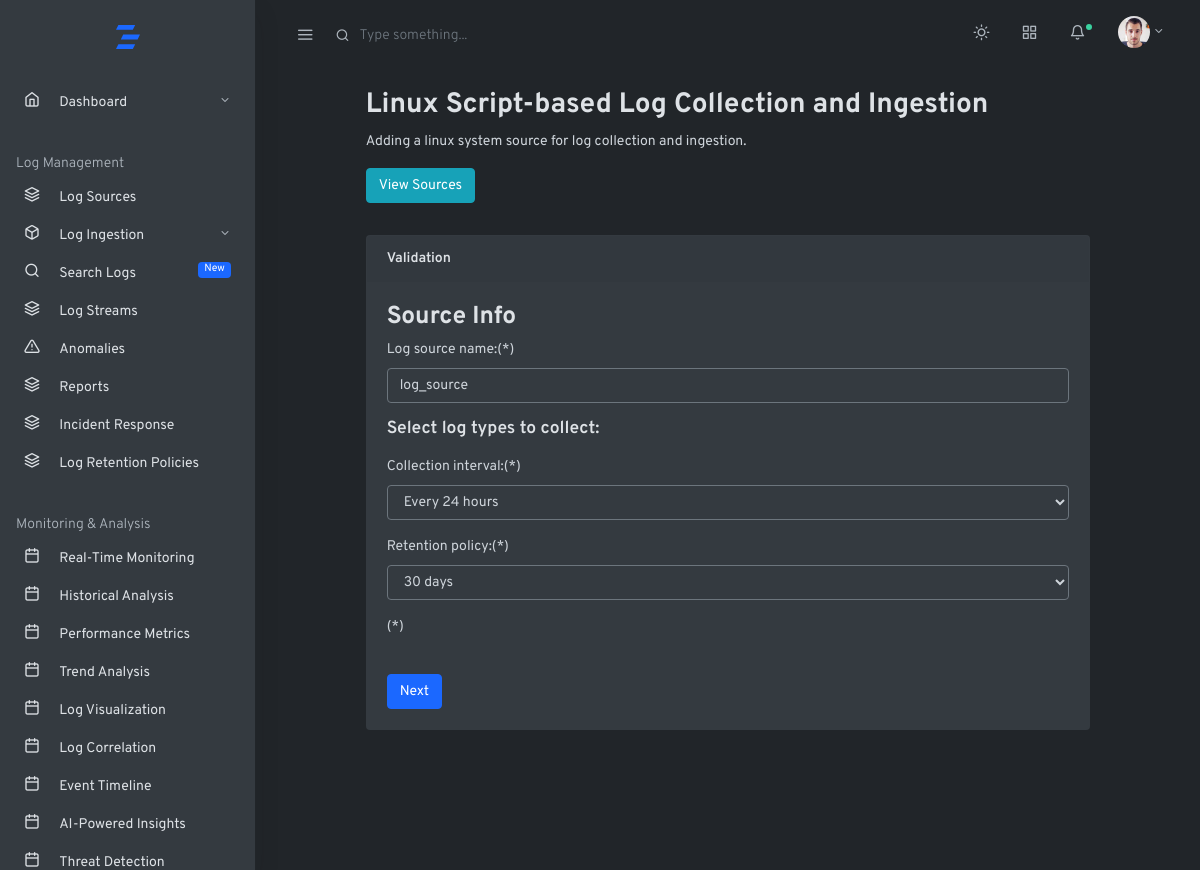
/home/linux/form/, run on an earlier commit of the app's database.
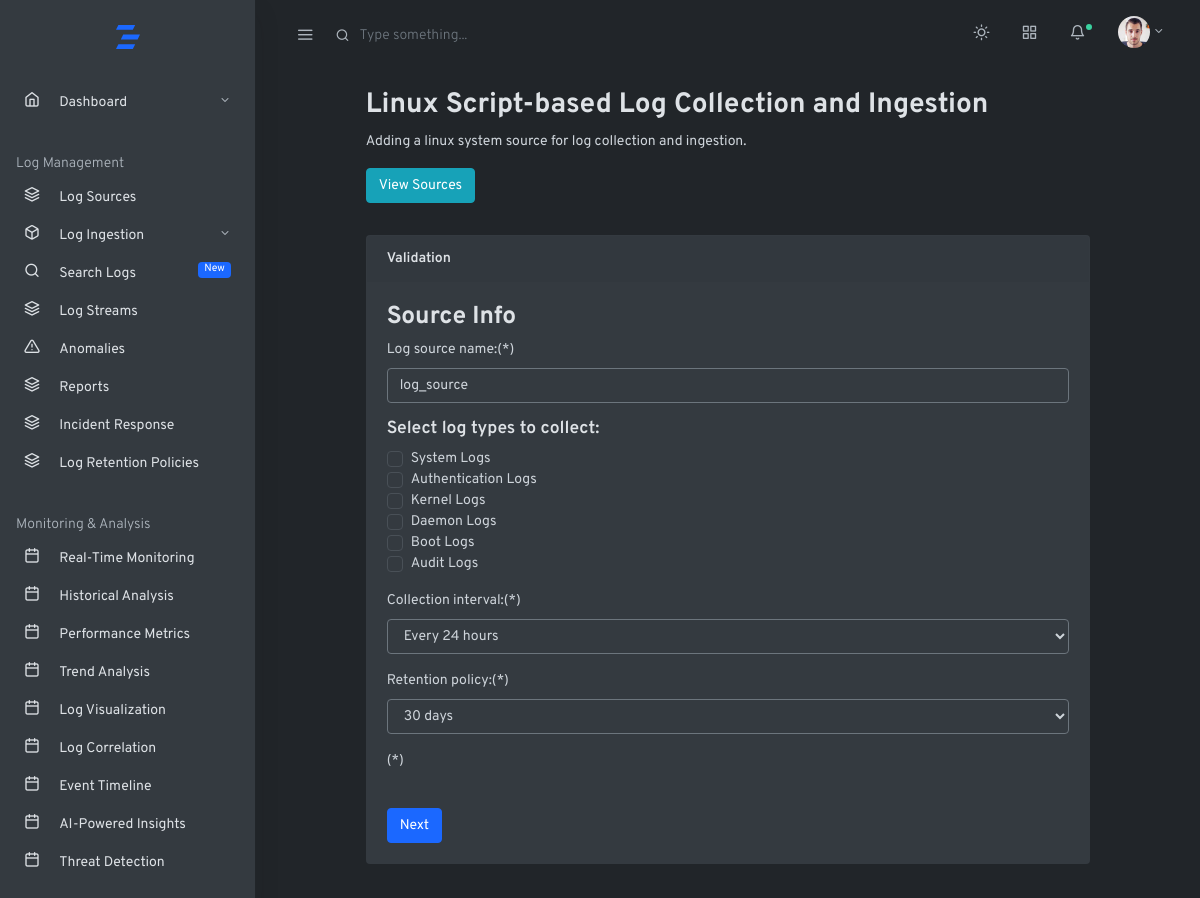
And on a later commit of the database.
### log_management_app/models.py (models this page shows)
class LinuxLogType(models.Model):
    name = models.CharField(max_length=20, unique=True)
    def __str__(self):
        return self.name

### log_management_app/views.py (the view)
# urls.py: path('home/linux/form/',views.stream_linux_host_logs,name='stream_linux_host_logs'),
def stream_linux_host_logs(request):
    if request.method=='POST':
        log_source_form=LinuxLogSourceForm(request.POST)
        if log_source_form.is_valid():
            log_source_form=log_source_form.save()
            return redirect('logsources')
    else:
        log_source_form=LinuxLogSourceForm()
    context={
        'log_source_form':log_source_form,
        }
    return render(request,'baseapp/logingestion/systemlogs/linux/stream_linux_logsform.html',context)

### log_management_app/forms.py
class LinuxLogSourceForm(forms.ModelForm):
    log_type = forms.ModelMultipleChoiceField(
        queryset=LinuxLogType.objects.all(),
        widget=forms.CheckboxSelectMultiple
    )
    class Meta:
        model = LinuxLogSource
        fields = [
            'log_source_name', 'log_type', 'collection_interval',
            'retention_policy', 'collection_mtd'
        ]
        widgets = {
            'log_source_name': forms.TextInput(attrs={'class': 'form-control', 'placeholder': 'Enter log source name'}),
            'log_type': forms.CheckboxSelectMultiple(attrs={'class': 'form-check'}),
            'collection_interval': forms.Select(attrs={'class': 'form-control'}),
            'retention_policy': forms.Select(attrs={'class': 'form-control'}),
            'collection_mtd': forms.Select(attrs={'class': 'form-control'}),
        }

### log_management_app/templates/baseapp/logingestion/systemlogs/linux/stream_linux_logsform.html (shortened to what this page needs)
{% extends 'mainhome.html' %}
{% block content %}
<div class="container-fluid">
    <div class="row justify-content-center">
        <div class="col-12 col-lg-10">
            <h2 class="page-title">Linux Script-based Log Collection and Ingestion</h2>
            <p>Adding a linux system source for log collection and ingestion.</p>
            <a href="{% url 'logsources' %}" class="btn mb-2 btn-info">View Sources</a>
            <div class="card my-4">
                <div class="card-header">
                    <strong>Validation</strong>
                </div>
                <div class="card-body">
                    <form method="post" action="{% url 'stream_linux_host_logs' %}">
                        <div>
                            <h3>Source Info</h3>
                            <section>
                                <div class="form-group">
                                    {{ log_source_form.log_source_name.label_tag }}(*)
                                    {{ log_source_form.log_source_name }}
                                </div>
                                <h5>Select log types to collect:</h5>
                                <div class="form-group">
                                    {% for checkbox in log_source_form.log_type %}
                                        <div class="custom-control custom-checkbox">
                                            <label class="custom-control-label" for="customCheck{{ forloop.counter }}">
                                                {{ checkbox.choice_label }}
                                            </label>
                                        </div>
                                    {% endfor %}
                                </div>
                                <div class="form-group">
                                    {{ log_source_form.collection_interval.label_tag }}(*)
                                    {{ log_source_form.collection_interval }}
                                </div>
                                <div class="form-group">
                                    {{ log_source_form.retention_policy.label_tag }}(*)
                                    {{ log_source_form.retention_policy }}
                                </div>
                                <div class="form-group">
                                    {{ log_source_form.ingestion_mtd.label_tag }}(*)
                                </div>
                                <br>
                                <div>
                                    <button type="submit" class="btn btn-primary">Next</button>
                                </div>
                            </section>
                        </div>
                    </form>
                </div>
            </div>
        </div>
    </div>
</div>
{% endblock %}

What changed in the data, as far as the page shows it:
added LinuxLogType: choice_label "System Logs"
added LinuxLogType: choice_label "Authentication Logs"
added LinuxLogType: choice_label "Kernel Logs"
added LinuxLogType: choice_label "Daemon Logs"
added LinuxLogType: choice_label "Boot Logs"
added LinuxLogType: choice_label "Audit Logs"
